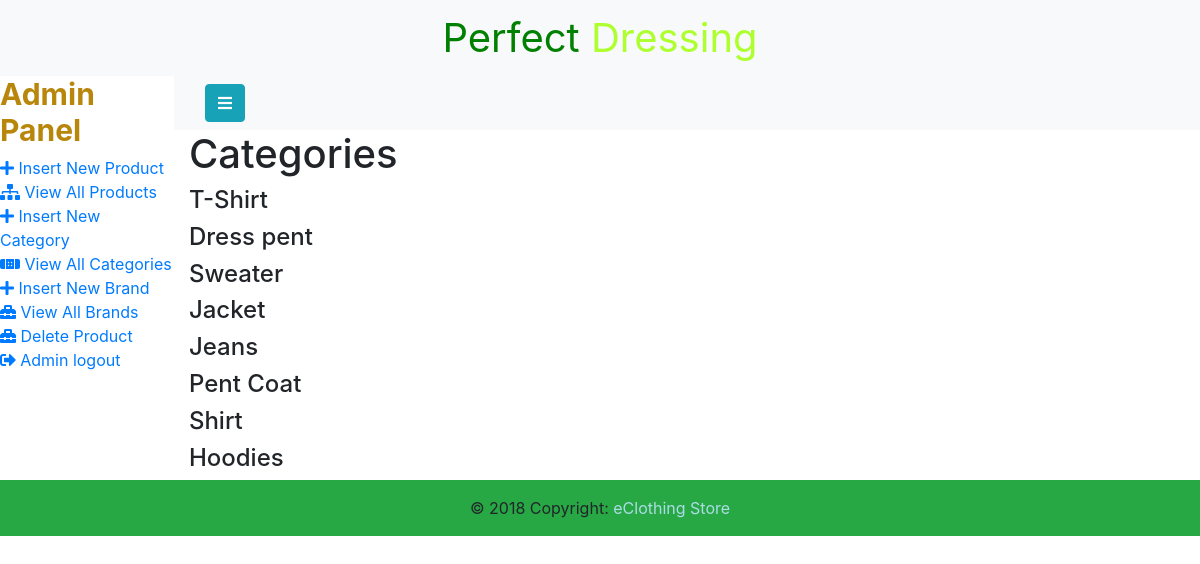
/admin/admin_page.php?view_categories (signed in), run on the app's committed database.
### tables this page shows
CREATE TABLE `dress_categories` (
  `cat_Id` int(50) NOT NULL,
  `cat_title` varchar(100) NOT NULL
);

### admin/admin_page.php (the view, shortened to what this page needs)
<?php
require "../server/Functions.php";
?>
<!DOCTYPE html>
<html lang="en">
<head>
    <link rel="stylesheet" href="../CSS/bootstrap.css">
    <link rel="stylesheet" href="../CSS/admin.css">
    <link rel="stylesheet" href="https://use.fontawesome.com/releases/v5.3.1/css/all.css">
</head>
<body>
<?php include ('admin_header.php')?>
<div class="wrapper">
    <nav id="sidebar">
        <div class="sidebar-header">
            <h3 style="font-size: 30px; color: darkgoldenrod;"> <b>Admin Panel</b></h3>
        </div>
        <ul class="list-unstyled components">
            <li>
                <a href="admin_page.php?insert_product">
                    <i class="fas fa-plus"></i> Insert New Product
                </a>
            </li>
            <li>
                <a href="admin_page.php?view_products">
                    <i class="fas fa-sitemap"></i> View All Products
                </a>
            </li>
            <li>
                <a href="admin_page.php?insert_category">
                    <i class="fas fa-plus"></i> Insert New Category
                </a>
            </li>
            <li>
                <a href="admin_page.php?view_categories">
                    <i class="fas fa-band-aid"></i> View All Categories
                </a>
            </li>
            <li>
                <a href="admin_page.php?insert_brand">
                    <i class="fas fa-plus"></i> Insert New Brand
                </a>
            </li>
            <li>
                <a href="admin_page.php?view_brands">
                    <i class="fas fa-toolbox"></i> View All Brands</a>
            </li>
            <li>
                <a href="admin_page.php?del_pro">
                    <i class="fas fa-toolbox"></i> Delete Product</a>
            </li>
            <li>
                <a href="../logout.php">
                    <i class="fa fa-sign-out-alt"></i> Admin logout</a>
            </li>
        </ul>
    </nav>
    <div id="content">
        <nav class="navbar navbar-expand-lg navbar-light bg-light">
            <div class="container-fluid">
                <button type="button" id="sidebarCollapse" class="btn btn-info">
                    <i class="fas fa-bars"></i>
                </button>
            </div>
        </nav>
        <div class="container">
            <?php
                if(isset($_GET['insert_product'])){
                    include ('Create_product.php');
                }
                else if(isset($_GET['view_products'])){
                    include ('view_pro.php');
                }
                else if(isset($_GET['insert_category'])){
                    include ('Create_category.php');
                }
                else if(isset($_GET['del_pro'])){
                    include ('Delete_product.php');
                }
                else if(isset($_GET['insert_brand'])){
                    include ('Create_brand.php');
                }
                else if(isset($_GET['insert_brand'])){
                    include ('Create_brand.php');
                }
                else if(isset($_GET['view_categories'])){
                 $cat = "select * from dress_categories";
                 $result = mysqli_query($con,$cat);
                 echo "<h1> Categories</h1>";
                 while ($row = mysqli_fetch_assoc($result)) {
                                $cat_title = $row['cat_title'];
                                echo "<h4>$cat_title</h4>";
                 }
                }
                ?>
        </div>
    </div>
</div>
<?php include ('../templates/footer.php')?>
</body>
</html>

### CSS/admin.css (style rules this page uses)
.wrapper { display: flex; align-items: stretch; }
#content { width: 90%; }

### data on the page
dress_categories: cat_title "T-Shirt"
dress_categories: cat_title "Dress pent"
dress_categories: cat_title "Sweater"
dress_categories: cat_title "Jacket"
dress_categories: cat_title "Jeans"
dress_categories: cat_title "Pent Coat"
dress_categories: cat_title "Shirt"
dress_categories: cat_title "Hoodies"
